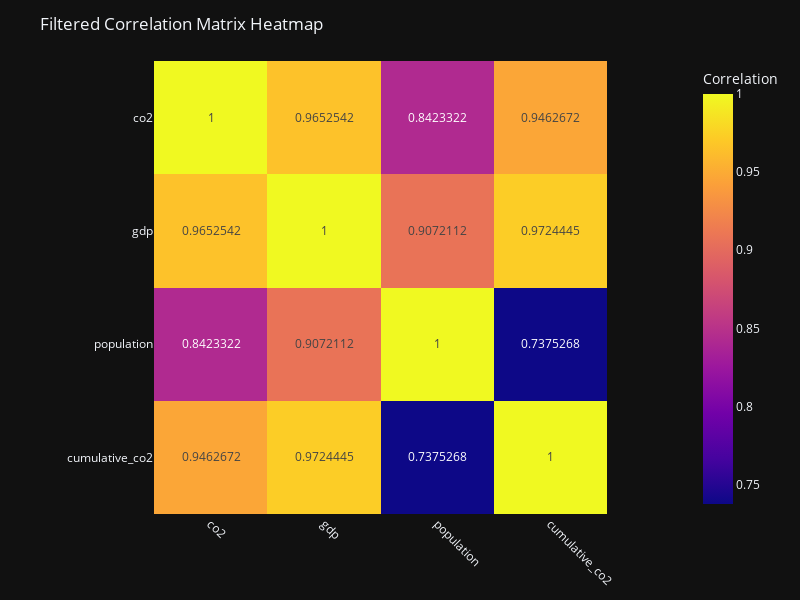

Notebook source saved alongside this figure:
### Code cell
# Display the correlation matrix
correlation_matrix = numeric_df.corr()

columns_of_interest = ['co2', 'gdp', 'population', 'cumulative_co2']  
correlation_matrix_filtered = numeric_df[columns_of_interest].corr()

fig = px.imshow(correlation_matrix_filtered, text_auto=True, labels=dict(color='Correlation'))
fig.update_layout(title='Filtered Correlation Matrix Heatmap', width=800, height=600)
fig.update_xaxes(tickangle=45)
fig.show()

### Figure 1 — Plotly figure (JSON) as saved in the notebook; plotly's stock layout.template omitted (floating-point values rounded to 4 significant figures)
{"data": [{"coloraxis": "coloraxis", "name": "0", "texttemplate": "%{z}", "x": ["co2", "gdp", "population", "cumulative_co2"], "y": ["co2", "gdp", "population", "cumulative_co2"], "z": [[1.0, 0.9653, 0.8423, 0.9463], [0.9653, 1.0, 0.9072, 0.9724], [0.8423, 0.9072, 1.0, 0.7375], [0.9463, 0.9724, 0.7375, 1.0]], "type": "heatmap", "xaxis": "x", "yaxis": "y", "hovertemplate": "x: %{x}<br>y: %{y}<br>Correlation: %{z}<extra></extra>"}], "layout": {"xaxis": {"anchor": "y", "domain": [0.0, 1.0], "scaleanchor": "y", "constrain": "domain", "tickangle": 45}, "yaxis": {"anchor": "x", "domain": [0.0, 1.0], "autorange": "reversed", "constrain": "domain"}, "coloraxis": {"colorbar": {"title": {"text": "Correlation"}}, "colorscale": [[0.0, "#0d0887"], [0.1111, "#46039f"], [0.2222, "#7201a8"], [0.3333, "#9c179e"], [0.4444, "#bd3786"], [0.5556, "#d8576b"], [0.6667, "#ed7953"], [0.7778, "#fb9f3a"], [0.8889, "#fdca26"], [1.0, "#f0f921"]]}, "margin": {"t": 60}, "title": {"text": "Filtered Correlation Matrix Heatmap"}, "width": 800, "height": 600}}
